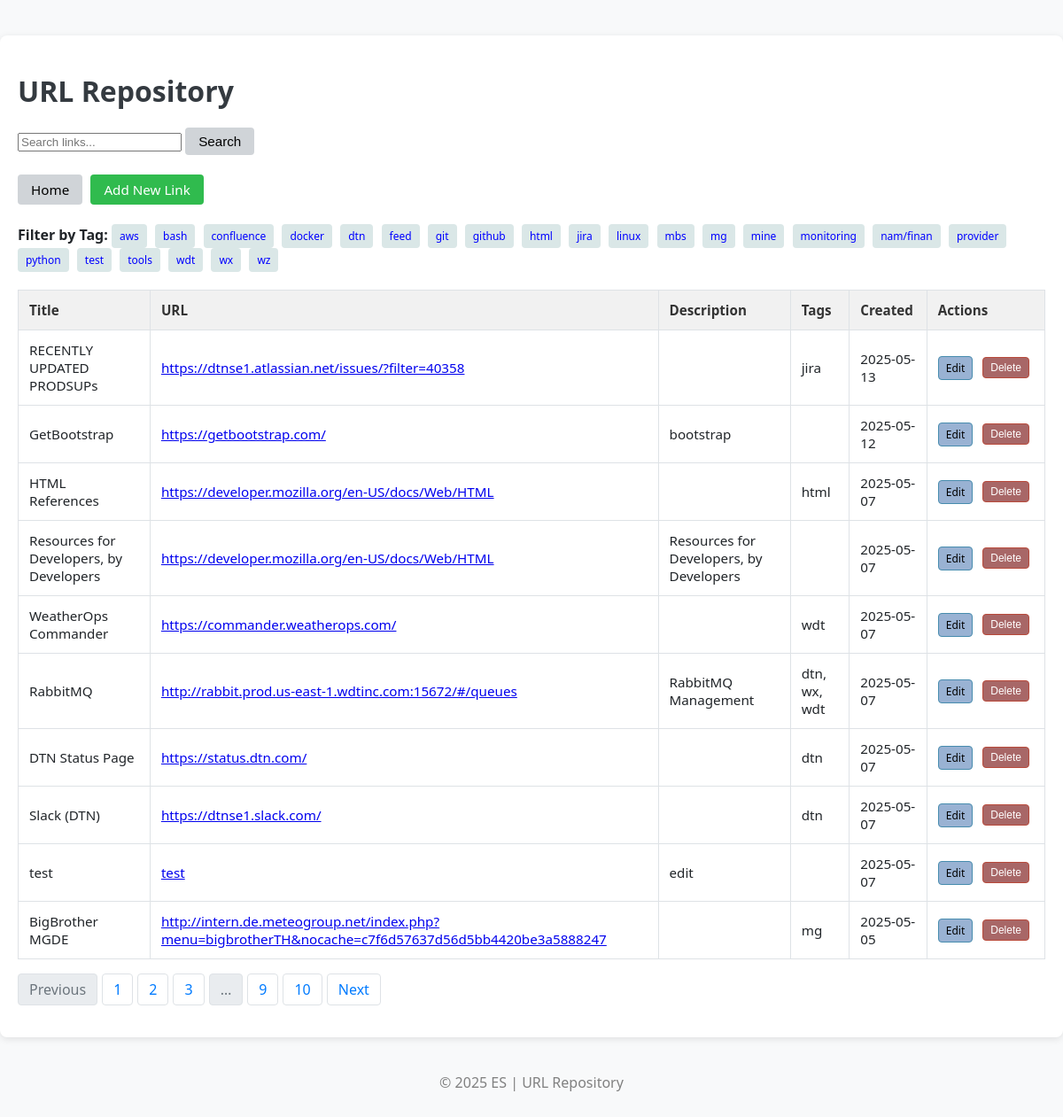
The page / on the database its author committed.
### models.py (models this page shows)
class Link(db.Model):
    id = db.Column(db.Integer, primary_key=True)
    title = db.Column(db.String(120), nullable=False)
    url = db.Column(db.String(500), nullable=False)
    description = db.Column(db.Text, nullable=True)
    tags = db.Column(db.String(250), nullable=True)
    created_at = db.Column(db.DateTime, default=datetime.utcnow)

### app.py (the view)
@app.route('/')
def home():
    search_query = request.args.get('search')
    tag_filter = request.args.get('tag')
    page = request.args.get('page', 1, type=int)
    query = Link.query
    if search_query:
        query = query.filter(
            (Link.title.ilike(f'%{search_query}%')) |
            (Link.description.ilike(f'%{search_query}%')) |
            (Link.tags.ilike(f'%{search_query}%'))
        )
    if tag_filter:
        query = query.filter(Link.tags.ilike(f'%{tag_filter}%'))
    links = query.order_by(Link.created_at.desc()).paginate(page=page, per_page=10)  # Paginate here
    all_tags = get_all_tags()
    return render_template('home.html', links=links, search_query=search_query, tag_filter=tag_filter, all_tags=all_tags)

### app.py (called while the page is built)
def get_all_tags():
    tags = []
    all_links = Link.query.all()
    for link in all_links:
        if link.tags:
            tags.extend([t.strip() for t in link.tags.split(',')])
    return sorted(set(tags))  # Remove duplicates and sort

### templates/home.html (shortened to what this page needs)
<!DOCTYPE html>
<html lang="en">
<head>
    <link rel="stylesheet" href="{{ url_for('static', filename='style.css') }}">
</head>
<body class="p-4">
    <div class="container">
        <h1 class="mb-4">URL Repository</h1>
        <form method="GET" action="{{ url_for('home') }}" class="mb-4">
            <div class="input-group">
                <input type="text" name="search" class="form-control" placeholder="Search links..." value="{{ search_query or '' }}">
                <button class="btn btn-primary" type="submit">Search</button>
            </div>
        </form>
	<br>
        <a href="{{ url_for('home') }}" class="btn btn-primary mb-3">Home</a>
        <a href="{{ url_for('add_link') }}" class="btn btn-success mt-4">Add New Link</a>
	<br>
	<br>
{% if all_tags %}
<div class="mb-3">
    <strong>Filter by Tag:</strong>
    {% for tag in all_tags %}
        <a href="{{ url_for('home', tag=tag) }}" class="btn btn-outline-secondary btn-sm">{{ tag }}</a>
    {% endfor %}
</div>
{% endif %}
        {% if links.items %}
        <table class="table table-bordered table-hover">
            <thead class="table-light">
                <tr>
                    <th>Title</th>
                    <th>URL</th>
                    <th>Description</th>
                    <th>Tags</th>
                    <th>Created</th>
                    <th>Actions</th>
                </tr>
            </thead>
            <tbody>
                {% for link in links.items %}
                <tr>
                    <td>{{ link.title }}</td>
                    <td><a href="{{ link.url }}" target="_blank">{{ link.url }}</a></td>
                    <td>{{ link.description }}</td>
                    <td>{{ link.tags }}</td>
                    <td>{{ link.created_at.strftime('%Y-%m-%d') }}</td>
		    <td>
		    <div class="action-buttons">
                    <a href="{{ url_for('edit_link', id=link.id) }}" class="btn btn-sm btn-warning">Edit</a>
                        <form action="{{ url_for('delete_link', id=link.id) }}" method="POST" style="display:inline-block;">
                            <button type="submit" class="btn btn-sm btn-danger" onclick="return confirm('Are you sure you want to delete this link?');">Delete</button>
                        </form>
		    </div>
		    </td>
                </tr>
                {% endfor %}
            </tbody>
        </table>
        <nav aria-label="Page navigation">
            <ul class="pagination">
                {% if links.has_prev %}
                    <li class="page-item">
                        <a class="page-link" href="{{ url_for('home', page=links.prev_num) }}{% if search_query %}&search={{ search_query }}{% endif %}{% if tag_filter %}&tag={{ tag_filter }}{% endif %}">Previous</a>
                    </li>
                {% else %}
                    <li class="page-item disabled">
                        <span class="page-link">Previous</span>
                    </li>
                {% endif %}
                {% for page_num in links.iter_pages(left_edge=2, right_edge=2, left_current=2, right_current=2) %}
                    {% if page_num %}
                        {% if page_num == links.page %}
                            <li class="page-item active">
                                <span class="page-link">{{ page_num }}</span>
                            </li>
                        {% else %}
                            <li class="page-item">
                                <a class="page-link" href="{{ url_for('home', page=page_num) }}{% if search_query %}&search={{ search_query }}{% endif %}{% if tag_filter %}&tag={{ tag_filter }}{% endif %}">{{ page_num }}</a>
                            </li>
                        {% endif %}
                    {% else %}
                        <li class="page-item disabled"><span class="page-link">…</span></li>
                    {% endif %}
                {% endfor %}
                {% if links.has_next %}
                    <li class="page-item">
                        <a class="page-link" href="{{ url_for('home', page=links.next_num) }}{% if search_query %}&search={{ search_query }}{% endif %}{% if tag_filter %}&tag={{ tag_filter }}{% endif %}">Next</a>
                    </li>
                {% else %}
                    <li class="page-item disabled">
                        <span class="page-link">Next</span>
                    </li>
                {% endif %}
            </ul>
        </nav>
        {% else %}
            <div class="alert alert-info" role="alert">
                No links found.
            </div>
        {% endif %}
    </div>
    <footer>
        <p>&copy; 2025 ES | URL Repository</p>
    </footer>
</body>
</html>

### static/style.css (style rules this page uses)
body { background-color: #f8f9fa; color: #212529; font-family: 'Segoe UI', Tahoma, Geneva, Verdana, sans-serif; margin: 0; padding: 0; }
.container { max-width: 1600px; margin: 40px auto; padding: 20px; background-color: #ffffff; border-radius: 8px; box-shadow: 0 2px 8px rgba(0, 0, 0, 0.1); }
h1 { font-size: 2rem; color: #343a40; margin-bottom: 20px; }
.btn { display: inline-block; padding: 6px 14px; border-radius: 4px; text-decoration: none; font-size: 0.95rem; transition: background-color 0.2s ease; border: 1px solid transparent; margin-right: 5px; }
.btn-success { background-color: #30bb4e; color: white; }
.btn-primary { background-color: #d0d4d8; color: rgb(0, 0, 0); }
.table { width: 100%; border-collapse: collapse; margin-top: 20px; font-size: 0.95rem; border: 1px solid #dee2e6; }
.table th, .table td { padding: 12px; border: 1px solid #dee2e6; text-align: left; }
.table th { background-color: #f1f1f1; color: #333; }
.pagination { list-style: none; display: flex; gap: 5px; padding-left: 0; }
.pagination .page-item { display: inline; }
.pagination .page-link { display: inline-block; padding: 6px 12px; background-color: white; color: #007bff; border: 1px solid #dee2e6; border-radius: 4px; text-decoration: none; }
.pagination .page-item.disabled .page-link { color: #6c757d; background-color: #e9ecef; border-color: #dee2e6; }
.action-buttons { display: flex; gap: 6px; align-items: center; }
.btn-sm { padding: 4px 8px; font-size: 12px; border: 1px solid transparent; border-radius: 4px; text-decoration: none; cursor: pointer; }
.btn-warning { background-color: #99b2d3; color: #000; border-color: #478cae; }
.btn-danger { background-color: #a86767; color: #fff; border-color: #b94a3b; }
footer { text-align: center; // padding: 1px; // background-color: #828a92; color: gray; // max-width: 1600px; margin: 40px auto; // border-radius: 4px; }
.btn-outline-secondary { background-color: #dae7e7; color: blue; }

### rows shown on the page
Link: tags "aws"
Link: tags "bash"
Link: tags "confluence"
Link: tags "docker"
Link: tags "dtn"
Link: tags "feed"
Link: tags "git"
Link: tags "github"
Link: tags "html", title "HTML References", url "https://developer.mozilla.org/en-US/docs/Web/HTML", created_at "2025-05-07"
Link: tags "jira"
Link: tags "linux"
Link: tags "mbs"
Link: tags "mine"
Link: tags "monitoring"
Link: tags "nam/finan"
Link: tags "provider"
Link: tags "python"
Link: tags "test"
Link: tags "tools"
Link: tags "wz"
Link: title "RECENTLY UPDATED PRODSUPs", url "https://dtnse1.atlassian.net/issues/?filter=40358", tags "jira", created_at "2025-05-13"
Link: title "GetBootstrap", url "https://getbootstrap.com/", description "bootstrap", created_at "2025-05-12"
Link: title "Resources for Developers, by Developers", url "https://developer.mozilla.org/en-US/docs/Web/HTML", description "Resources for Developers, by Developers", created_at "2025-05-07"
Link: title "WeatherOps Commander", url "https://commander.weatherops.com/", tags "wdt", created_at "2025-05-07"
Link: title "RabbitMQ", url "http://rabbit.prod.us-east-1.wdtinc.com:15672/#/queues", description "RabbitMQ Management", tags "dtn, wx, wdt", created_at "2025-05-07"
Link: title "DTN Status Page", url "https://status.dtn.com/", tags "dtn", created_at "2025-05-07"
Link: title "Slack (DTN)", url "https://dtnse1.slack.com/", tags "dtn", created_at "2025-05-07"
Link: title "test", url "test", description "edit", created_at "2025-05-07"
Link: title "BigBrother MGDE", url "http://intern.de.meteogroup.net/index.php?menu=bigbrotherTH&nocache=c7f6d57637d56d5bb4420be3a5888247", tags "mg", created_at "2025-05-05"

### other values the page prints
{{ tag }} "mg" "wdt" "wx"
{{ page_num }} "1"
{{ page_num }} "2" "3" "9" "10"
